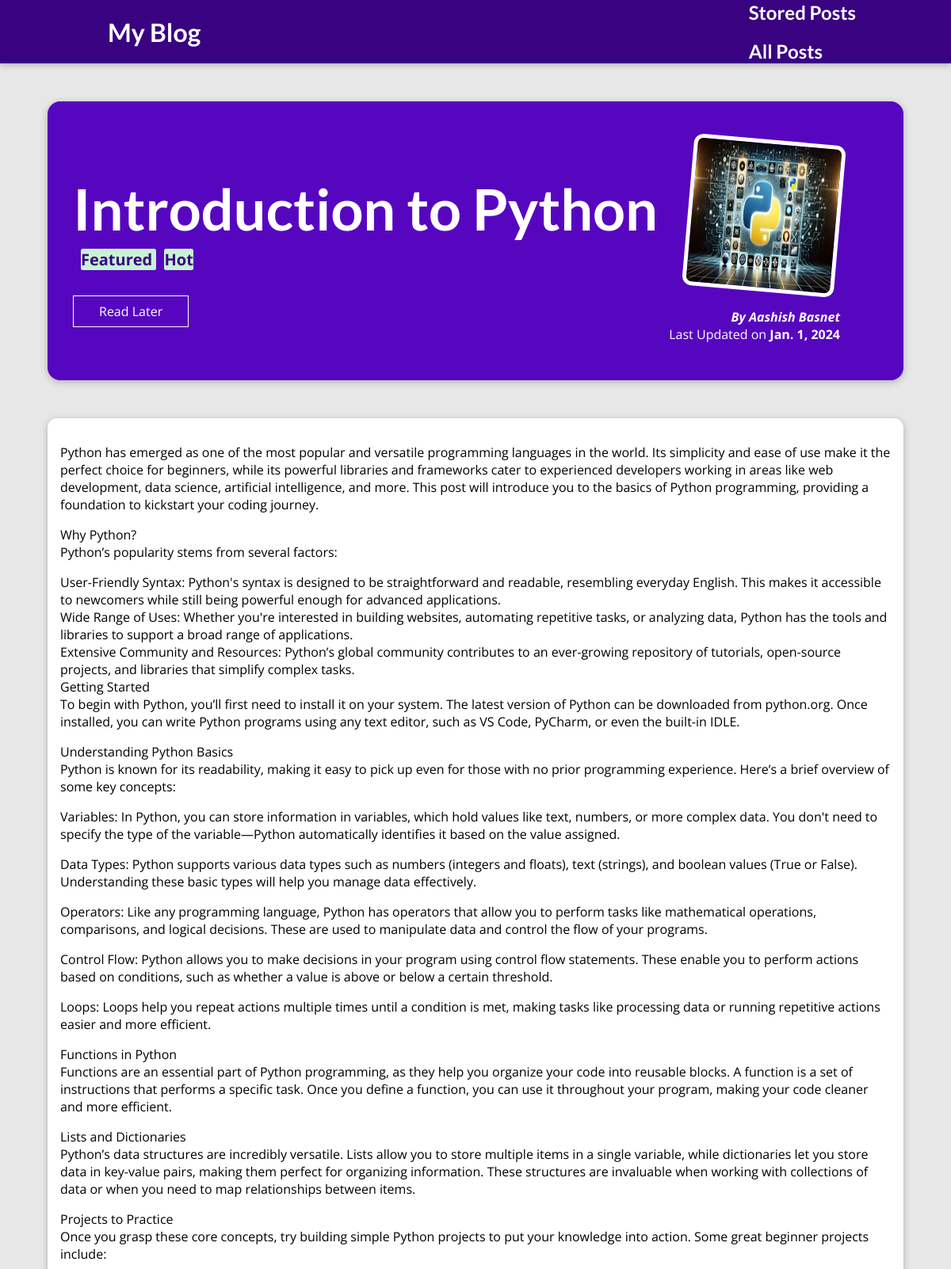
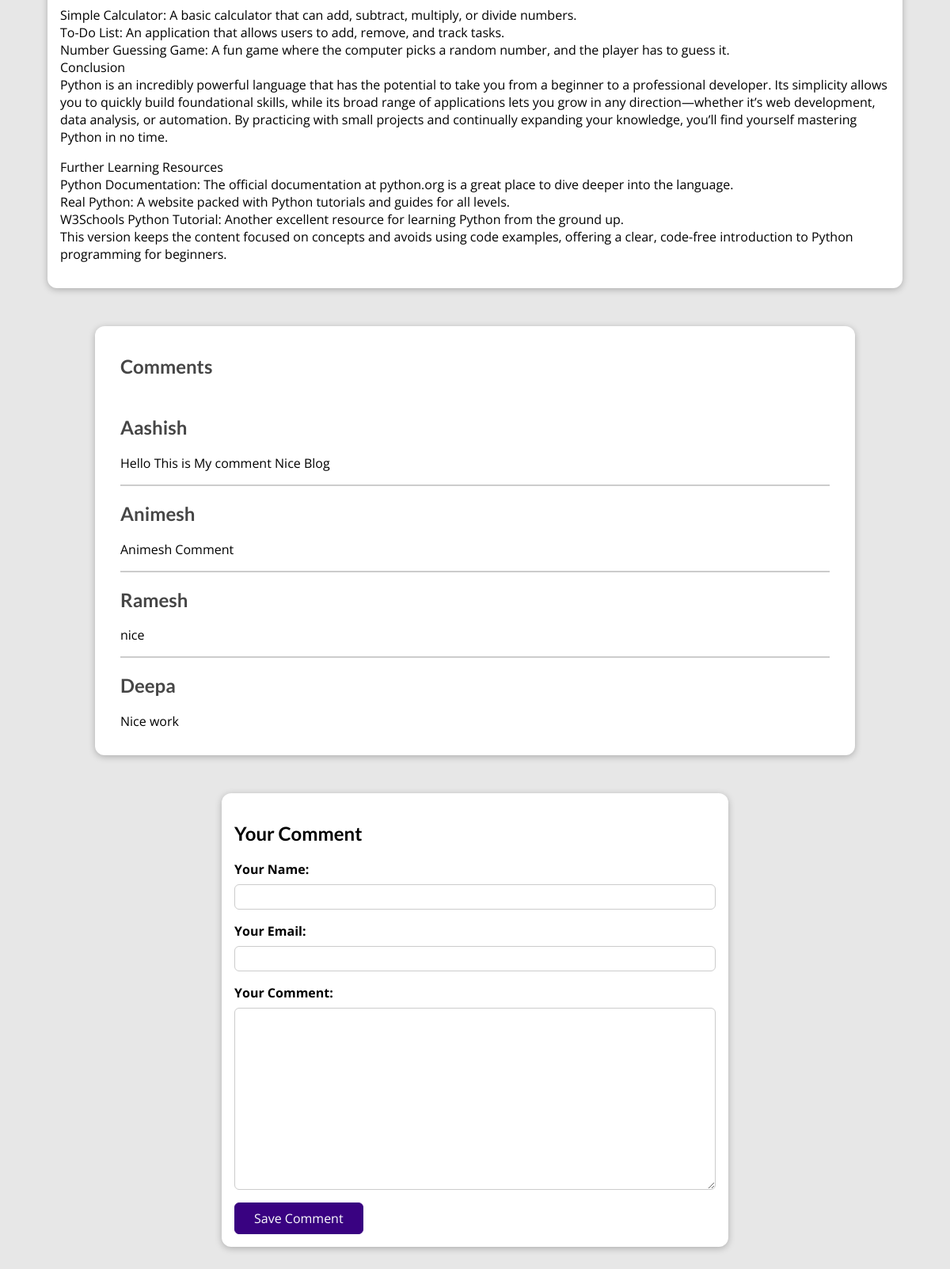
Screenshot of /posts/introduction-to-python with the database file from the repository (2 pictures, top to bottom).
### blog/models.py (models this page shows, shortened)
class Post (models.Model):
    title = models.CharField(max_length=150)
    excerpt = models.CharField(max_length=250)
    image = models.ImageField(upload_to = "post_images", null=True)
    date = models.DateField()
    slug = models.SlugField(unique=True, db_index=True)
    centent = models.TextField(validators=[MinLengthValidator(10)])
    author = models.ForeignKey(
        Author, on_delete=models.SET_NULL, null=True, related_name="posts")
    tags = models.ManyToManyField(Tag)

class Tag (models.Model):
    caption = models.CharField(max_length=20)

class Author (models.Model):
    first_name = models.CharField(max_length=100)
    last_name = models.CharField(max_length=100)
    email_address = models.EmailField(max_length=100)
    def __str__(self):
        return f"{self.first_name} {self.last_name}"

class Comment(models.Model):
    user_name = models.CharField(max_length=120)
    user_email = models.EmailField()
    text = models.TextField(max_length=400)
    post = models.ForeignKey(
        Post, on_delete=models.CASCADE, related_name="comments")

### blog/views.py (the view, shortened to what this page needs)
# urls.py: path("posts/<slug:slug>", views.PostDetailView.as_view(), name="post-detail"),
class PostDetailView(View):
    def is_stored_post(self,request, post_id):
        stored_posts = request.session.get("stored_posts")
        if stored_posts is not None:
            is_saved_for_later = post_id in stored_posts
        else:
            is_saved_for_later = False
        return is_saved_for_later
    def get(self, request, slug):
        post = Post.objects.get(slug=slug)
        context = {
          "post": post,
          "tags": post.tags.all(),
          "comment_form": CommentForm(),
          "comments":post.comments.all(),
          "saved_for_later": self.is_stored_post(request, post.id),
        }
        return render(request, "blog/post_detail.html", context)

### blog/forms.py
class CommentForm(forms.ModelForm):
    class Meta:
        model = Comment
        exclude = ["post"]
        labels = {
          "user_name": "Your Name",
          "user_email": "Your Email",
          "text": "Your Comment"
        }

### blog/templates/blog/post_detail.html (shortened to what this page needs)
{% extends "base.html" %}
{% load static %}
{% block css_files%}
<link rel="stylesheet" href="{% static "blog/post_detail.css" %}">
{% endblock %}
{% block body%}
 <section id="summary">
    <h2>{{post.title}}</h2>
    <div>
      {%for tag in tags %}
      <span class = "tag"> {{tag.caption}} </span>
      {%endfor%}</div>
      <div id="read-later">
         <form action="{% url "read-later" %}" method = "POST">
         <button>
            {% if saved_for_later %}
               Remove from "Read Later"
            {% else %}
            Read Later
            {% endif %}</button>
      </form>
      </div>
    <article>
    <img src="{{ post.image.url }}" alt="{{ post.title }}" >
    <address> By <a href ="mailto:{{post.author.email_address}}">{{post.author | title}}</a></address>
    <div>
        Last Updated on <time> {{ post.date | date}} </time>
    </div>
    </article>
 </section>
 <main>
    {{ post.centent | linebreaks}}
 </main>
 <section id="comments">
   <ul>
      <h2 id="list-title">Comments</h2>
      {% for comment in comments %}
      <li>
         <h2>{{comment.user_name}}</h2>
         <p>{{comment.text |linebreaks }}</p>
      </li>
      {% endfor %}
   </ul>
 </section>
 <div>
   <section id="comment-form">
      <h2>Your Comment</h2>
      <form action ="{% url "post-detail" post.slug %}" method="POST">
        {% for form_field in comment_form %}
          <div class="form-control {% if form_field.errors %} invalid {% endif %}">
            {{ form_field.label_tag }}
            {{ form_field }}
          </div>
        {% endfor %}
        <button>Save Comment</button>
      </form>
    </section>
{% endblock %}

### templates/base.html (shortened to what this page needs)
{% load static %}
<!DOCTYPE html>
<html lang="en">
  <head>
    <link rel="stylesheet" href="{% static "base.css" %}">
    {% block css_files%}{% endblock %}
  </head>
  <body>
 <header>
    <div id="main-navigation">
      <h1><a href ="{% url "main-page" %}">My Blog</a></h1>
          <nav>
            <h1><a href ="{% url "read-later" %}">Stored Posts</a></h1>
           <h1><a href ="{% url "posts" %}">All Posts</a></h1>
          </nav>
      </div>
  </header>
    {% block body%} {% endblock %}
  </body>
</html>

### static/base.css (style rules this page uses)
* { box-sizing: border-box; }
html { font-family: 'Open Sans', 'Lato', sans-serif; }
body { margin: 0; }
h1, h2, h3 { font-family: 'Lato', sans-serif; font-weight: bold; }
#main-navigation { width: 100%; height: 5rem; display: flex; justify-content: space-between; align-items: center; padding: 0 10%; position: absolute; top: 0; left: 0; }
#main-navigation a { text-decoration: none; color: white; font-weight: bold; margin-left: 1rem; }

### blog/static/blog/post_detail.css (style rules this page uses)
body { background-color: #e7e7e7; }
#main-navigation { background-color: #390281; box-shadow: 0 2px 8px rgba(0, 0, 0, 0.25); }
#summary { margin: 8rem auto 3rem auto; padding: 2rem; width: 90%; max-width: 90rem; border-radius: 16px; background-color: #5706c0; position: relative; box-shadow: 0 2px 8px rgba(0, 0, 0, 0.25); height: 22rem; }
#summary h2 { color: white; font-size: 4.5rem; margin-bottom: 0.5rem; }
#summary article { position: absolute; top: 2rem; right: 3rem; padding: 1rem 2rem; border-radius: 12px; text-align: right; color: white; }
#summary article img { width: 12rem; height: 12rem; border-radius: 12px; transform: rotateZ(5deg); border: 5px solid white; margin-bottom: 1rem; }
#summary address { font-weight: bold; }
#summary a { color: white; text-decoration: none; }
#summary time { font-weight: bold; }
main { width: 90%; max-width: 90rem; margin: 3rem auto; background-color: white; padding: 1rem; border-radius: 12px; box-shadow: 0 2px 8px rgba(0, 0, 0, 0.25); }
.tag { font-size: 20px; font-weight: bold; margin-left: 10px; background-color: #C7F3D3; color: #390281; padding: 3px, 3px, 3px, 3px; border-radius: 2.5px; }
#comment-form { margin: 3rem auto; width: 90%; max-width: 40rem; border-radius: 12px; background-color: white; box-shadow: 0 2px 8px rgba(0, 0, 0, 0.25); padding: 1rem; }
#comment-form button { font: inherit; background-color: #390281; color: white; border: 1px solid #390281; padding: 0.5rem 1.5rem; border-radius: 6px; cursor: pointer; }
.form-control { margin-bottom: 1rem; }
.form-control label { font-weight: bold; margin-bottom: 0.5rem; display: block; }
.form-control input, .form-control textarea { display: block; width: 100%; font: inherit; padding: 0.25rem; border-radius: 6px; border: 1px solid #ccc; }
#comments { margin: 3rem auto; width: 90%; max-width: 60rem; border-radius: 12px; background-color: white; box-shadow: 0 2px 8px rgba(0, 0, 0, 0.25); padding: 1rem 2rem; }
#comments ul { list-style: none; margin: 0; padding: 0; }
#comments li { margin-bottom: 1rem; border-bottom: 2px solid #ccc; }
#comments li:last-of-type { border-bottom: none; }
#comments h2 { color: #464646; }
#list-title { color: #464646; margin-bottom: 3rem; }
#read-later { margin: 2rem 0; }
#read-later button { background-color: transparent; border: 1px solid white; padding: 0.5rem 2rem; font: inherit; color: white; cursor: pointer; }

### rows the page displays
Post: title "Introduction to Python", image (picture), author "Aashish Basnet", date "Jan. 1, 2024", centent "Python has emerged as one of the most popular and versatile programming languages in the world. Its simplicity and ease of use make it the perfect choice for beginners, while its powerful libraries and frameworks cater to experienced developers working in areas like web development, data science, artificial intelligence, and more. This post will introduce you to the basics of Python programming, providing a foundation to kickstart your coding journey. Why Python? Python’s popularity stems from several factors: User-Friendly Syntax: Python's syntax is designed to be straightforward and readable, resembling everyday English. This makes it accessible to newcomers while still being powerful…"
Tag: caption "Featured"
Tag: caption "Hot"
Comment: user_name "Aashish", text "Hello This is My comment Nice Blog"
Comment: user_name "Animesh", text "Animesh Comment"
Comment: user_name "Ramesh", text "nice"
Comment: user_name "Deepa", text "Nice work"
